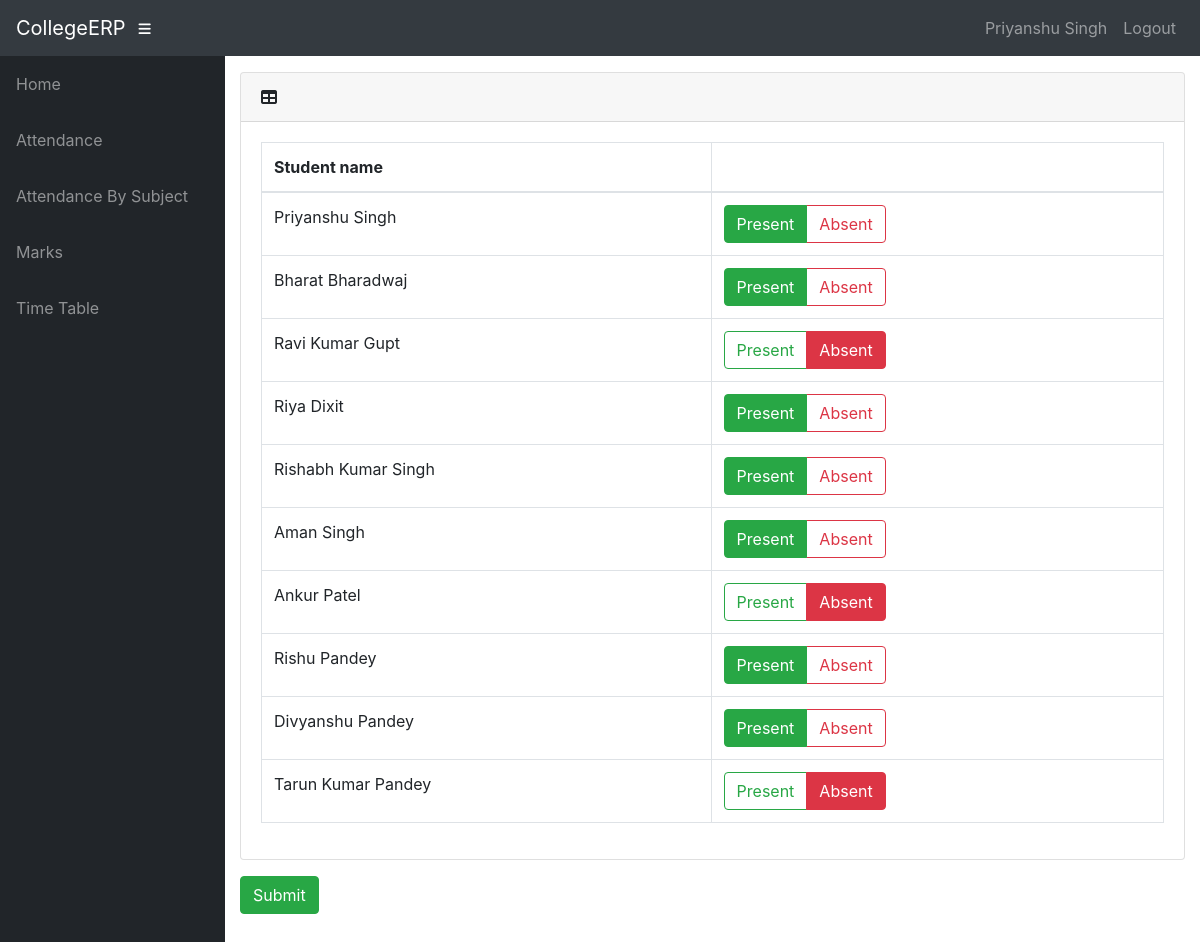
The app's page /info/teacher/7128/Edit_att/ (signed in) with its own data.
### info/models.py (models this page shows, shortened)
class User(AbstractUser):
    @property
    def is_student(self):
        if hasattr(self, 'student'):
            return True
        return False

class Student(models.Model):
    user = models.OneToOneField(User, on_delete=models.CASCADE, null=True)
    class_id = models.ForeignKey(Class, on_delete=models.CASCADE, default=1)
    USN = models.CharField(primary_key='True', max_length=100)
    name = models.CharField(max_length=200)
    sex = models.CharField(max_length=50, choices=sex_choice, default='Male')
    DOB = models.DateField(default='2023-07-01')

class Attendance(models.Model):
    course = models.ForeignKey(Course, on_delete=models.CASCADE)
    student = models.ForeignKey(Student, on_delete=models.CASCADE)
    attendanceclass = models.ForeignKey(AttendanceClass, on_delete=models.CASCADE, default=1)
    date = models.DateField(default='2023-07-01')
    status = models.BooleanField(default='True')

### info/views.py (the view)
# urls.py: path('teacher/<int:ass_c_id>/Edit_att/', views.edit_att, name='edit_att'),
@login_required()
def edit_att(request, ass_c_id):
    assc = get_object_or_404(AttendanceClass, id=ass_c_id)
    cr = assc.assign.course
    att_list = Attendance.objects.filter(attendanceclass=assc, course=cr)
    context = {
        'assc': assc,
        'att_list': att_list,
    }
    return render(request, 'info/t_edit_att.html', context)

### info/templates/info/t_edit_att.html (shortened to what this page needs)
{% extends 'info/base.html' %}
{% block content %}
<form action="{% url 'confirm' assc.id %}" method="post">
    <div class="card mb-3">
        <div class="card-header">
          <i class="fas fa-table"></i>
         <b>{{ dept1.name }}</b></div>
        <div class="card-body">
          <div class="table-responsive">
            <table class="table table-bordered" id="dataTable" width="100%" cellspacing="0">
              <thead>
                <tr>
                    <th>Student name</th>
                    <th></th>
                </tr>
              </thead>
                <tbody>
                    {% for att in att_list %}
                    <tr>
                    <td>{{att.student.name}}</td>
                    <td>
                        <div class="btn-group btn-group-toggle" data-toggle="buttons">
                                {% if att.status %}
                                <label class="btn btn-outline-success active">
                                    <input type="radio" name="{{ att.student.USN }}" id="option1" autocomplete="off" value="present" checked> Present
                                </label>
                                <label class="btn btn-outline-danger">
                                    <input type="radio" name="{{ att.student.USN }}" id="option2" autocomplete="off" value="absent"> Absent
                                </label>
                                {% else %}
                                <label class="btn btn-outline-success">
                                    <input type="radio" name="{{ att.student.USN }}" id="option1" autocomplete="off" value="present" > Present
                                </label>
                                <label class="btn btn-outline-danger active">
                                    <input type="radio" name="{{ att.student.USN }}" id="option2" autocomplete="off" value="absent" checked> Absent
                                </label>
                                {% endif %}
                        </div>
                    </td>
                    </tr>
                {% endfor %}
                </tbody>
            </table>
          </div>
        </div>
      </div>
    <input class="btn btn-success" type="submit" value="Submit">
</form>
{% endblock %}

### info/templates/info/base.html (shortened to what this page needs)
<!DOCTYPE html>
<html lang="en">
  <head>
      {% load static %}
    <link href="{% static '/info/bootstrap/vendor/bootstrap/css/bootstrap.min.css' %}" rel="stylesheet">
    <link href="{% static '/info/bootstrap/vendor/fontawesome-free/css/all.min.css' %}" rel="stylesheet" type="text/css">
    <link href="{% static '/info/bootstrap/vendor/datatables/dataTables.bootstrap4.css' %}" rel="stylesheet">
    <link href="{% static '/info/bootstrap/css/sb-admin.css' %}" rel="stylesheet">
  </head>
  <body id="page-top">
    <nav class="navbar navbar-expand navbar-dark bg-dark static-top">
      <a class="navbar-brand mr-1" href="{% url 'index' %}">CollegeERP</a>
      <button class="btn btn-link btn-sm text-white order-1 order-sm-0" id="sidebarToggle" href="#">
        <i class="fas fa-bars"></i>
      </button>
        <div class="collapse navbar-collapse" id="navbarResponsive">
          <ul class="navbar-nav ml-auto">
            <li class="nav-item">
                {% if request.user.is_student %}
                    <a class="nav-link text-capitalize">{{ request.user.student.name }}</a>
                {% elif request.user.is_teacher %}
                    <a class="nav-link text-capitalize">{{ request.user.teacher.name }}</a>
                {% endif %}
            </li>
            <li class="nav-item">
                <a class="nav-link" href="#" data-toggle="modal" data-target="#logoutModal">Logout</a>
            </li>
          </ul>
        </div>
    </nav>
    <div id="wrapper">
      <ul class="sidebar navbar-nav">
            <li class="nav-item">
              <a class="nav-link" href="{% url 'index' %}">
                <span>Home</span>
              </a>
            </li>
        {% if request.user.is_student %}
            <li class="nav-item">
              <a class="nav-link" href="{% url 'attendance' request.user.student.USN %}">
                <span>Attendance</span>
              </a>
            </li>
            <li class="nav-item">
              <a class="nav-link" href="{% url 'attendance' request.user.student.USN %}">
                <span>Attendance By Subject</span>
              </a>
            </li>
            <li class="nav-item">
              <a class="nav-link" href="{% url 'marks_list' request.user.student.USN %}">
                <span>Marks</span>
              </a>
            </li>
              <li class="nav-item">
              <a class="nav-link" href="{% url 'timetable' request.user.student.class_id_id %}">
                <span>Time Table</span>
              </a>
            </li>
        {% endif %}
      </ul>
      <div id="content-wrapper">
        <div class="container-fluid">
            {% block content %}
            {% endblock %}
        </div>
      </div>
    </div>
  </body>
</html>

### records on screen
User: user.student.name "Priyanshu Singh"
Attendance: student.name "Priyanshu Singh"
Attendance: student.name "Bharat Bharadwaj"
Attendance: student.name "Ravi Kumar Gupt"
Attendance: student.name "Riya Dixit"
Attendance: student.name "Rishabh Kumar Singh"
Attendance: student.name "Aman Singh"
Attendance: student.name "Ankur Patel"
Attendance: student.name "Rishu Pandey"
Attendance: student.name "Divyanshu Pandey"
Attendance: student.name "Tarun Kumar Pandey"
